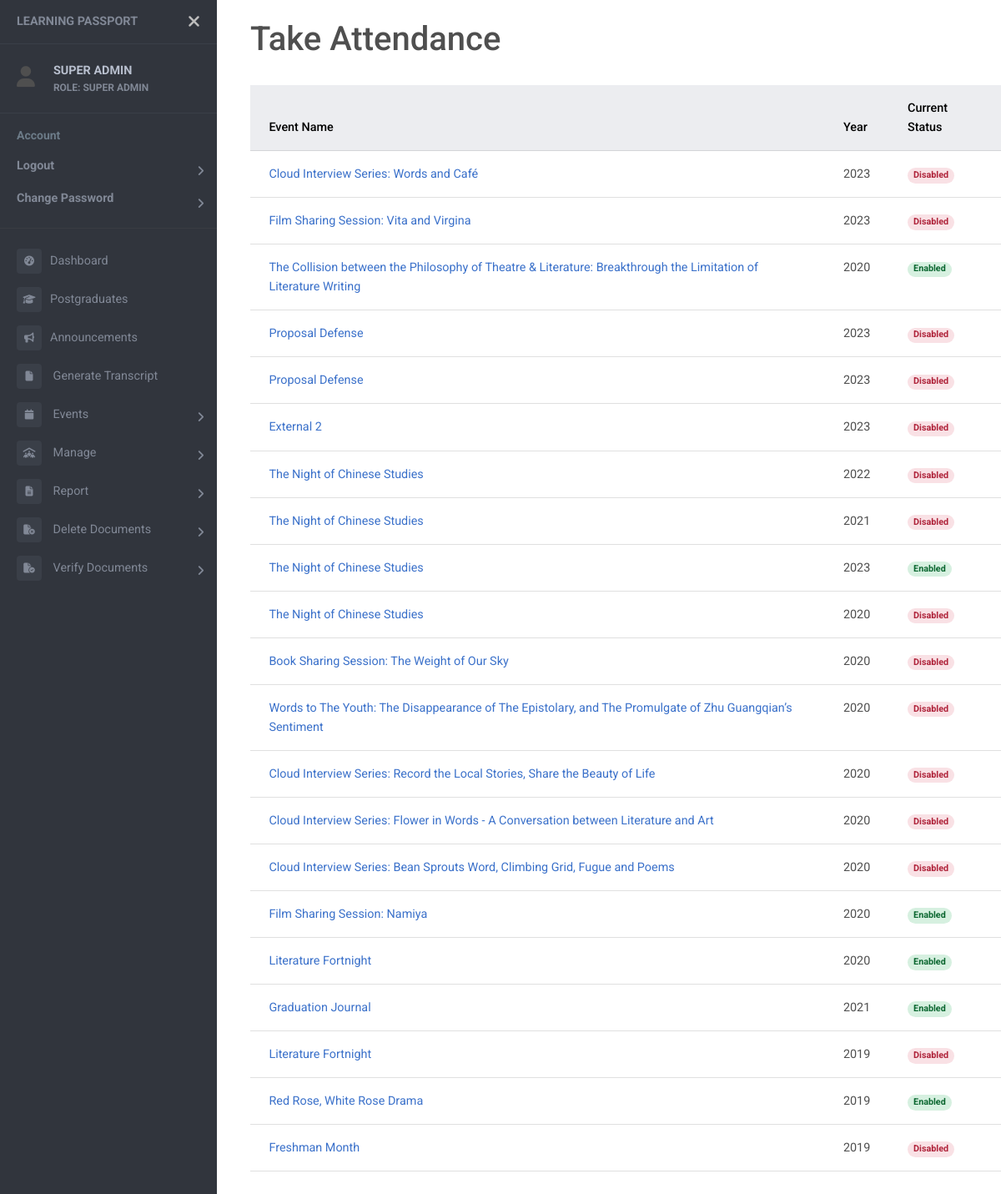
Before: /events/attendance (signed in) with the older database file.
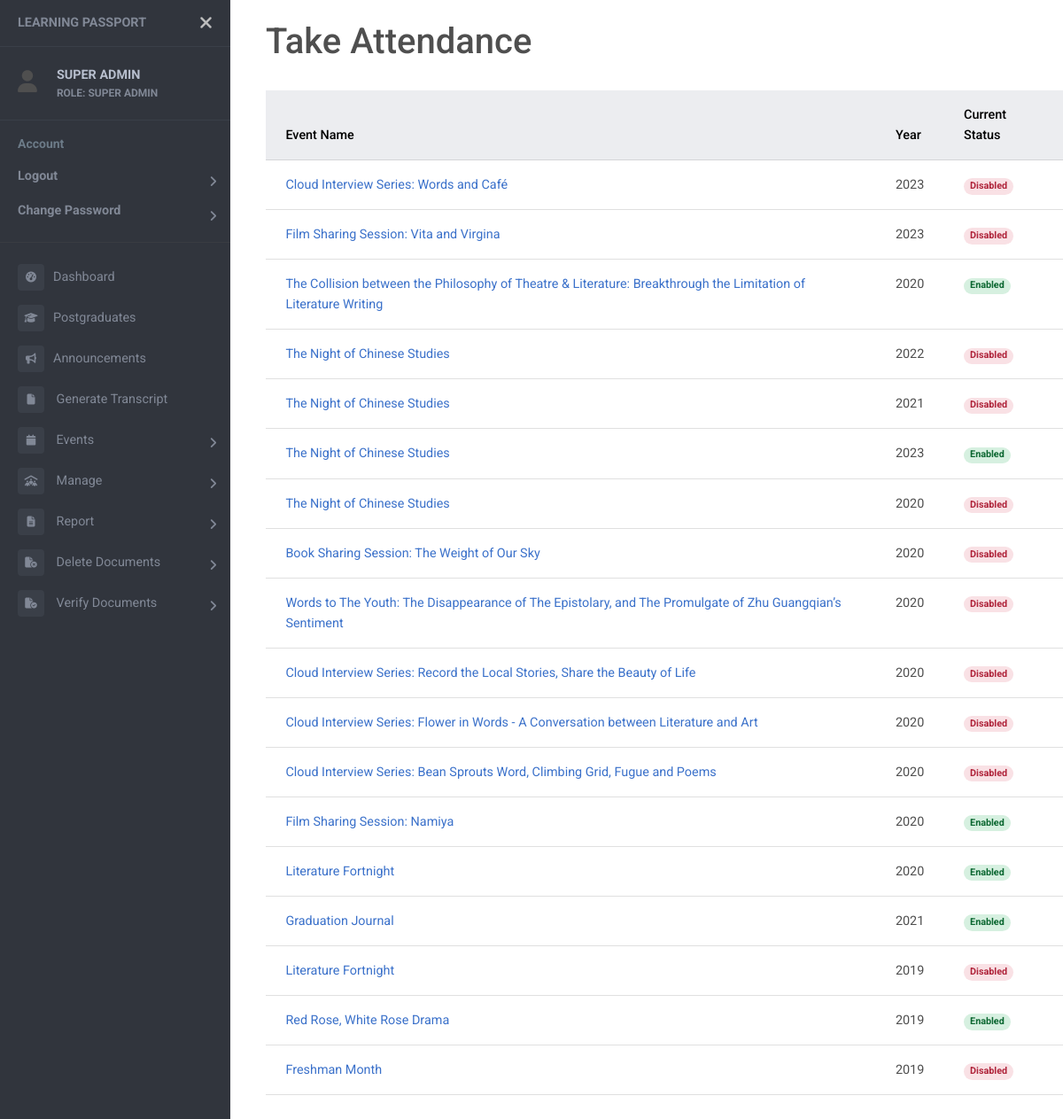
After: the same page with the newer database file.
### users/models.py (models this page shows)
class User(AbstractUser):
    objects = UserManager()
    email = models.EmailField('email adress', unique=True)
    USERNAME_FIELD = 'email'
    REQUIRED_FIELDS = []
    first_name = None
    last_name = None
    username = None
    full_name = models.CharField(max_length=50)
    name_chi = models.CharField(max_length=50, null=True)
    password = models.CharField(max_length=128)
    last_login = models.DateTimeField(auto_now=True)
    ROLES = (
        ("SUPER ADMIN", "SUPER ADMIN"),
        ("ADMIN", "ADMIN"),
        ("HEAD OF DEPARTMENT", "HEAD OF DEPARTMENT"),
        ("LECTURER", "LECTURER"),
        ("STUDENT", "STUDENT"),
    )
    role = models.CharField(max_length=20, choices=ROLES, default="STUDENT")
    is_active = models.BooleanField(default=True)
    contact = models.CharField(max_length=20, null=True)
    address = models.CharField(max_length=100, null=True)
    date_inactive = models.DateField(null=True)

### events/models.py (models this page shows)
class Events(models.Model):
    c_name = models.CharField(max_length=50, null=True)
    e_name = models.CharField(max_length=50)
    TYPE = (
        (1, 'Seminar/Talk'),
        (2, 'Conference'),
        (3, 'Proposal Defense'),
        (4, 'Candidature Defense'),
        (5, 'Welcome Week/Month'),
        (6, 'Chinese Studies Night'),
        (7, 'Workshop'),
        (8, 'Others'),
    )
    type = models.SmallIntegerField(choices=TYPE, null=True)
    start = models.DateTimeField(null=True)
    end = models.DateTimeField(null=True)
    year = models.IntegerField()
    venue = models.CharField(max_length=100, null=True)
    desc = models.CharField(max_length=200, null=True)
    internal = models.BooleanField()
    speaker = models.CharField(max_length=50, null=True)
    attendance = models.BooleanField(null=True)
    enable_attendance = models.BooleanField(null=True)
    file = models.FileField(upload_to='event_com/', null=True)
    filename = models.CharField(max_length=100, null=True)
    file_by = models.ForeignKey(Student, on_delete=models.SET_NULL, null=True)
    status = models.BooleanField(null=True)
    poster = models.FileField(upload_to='event_poster/', null=True)

### events/views.py (the view, shortened to what this page needs)
# urls.py: path('events/attendance', views.takeAttendanceView, name="attendance"),
@login_required
def takeAttendanceView (request):
    if request.user.role in 'STUDENT':
        events = list()
        student = Student.objects.get(user=request.user.id)
        parts = Event_Participants.objects.filter(student=student, registered=1)
        reg_events = list()
        current_time = datetime.now()
        for part in parts:
            print(part)
            start_time = part.event.start.replace(tzinfo=None) if part.event.start else None
            end_time = part.event.end.replace(tzinfo=None) if part.event.end else None
            if part.event.enable_attendance==1:
                events.append(part)
            elif start_time and end_time :
                if start_time <= current_time <= end_time and part.event.attendance==1:
                    events.append(part)
                else:
                    reg_events.append(part)
            else:
                    reg_events.append(part)
        print("Participation")
        print(parts)
        print("Event")
        print(events)
        context = {
            "events": events,
            "reg_events": reg_events,
            "page_name": "Registered Event"
        }
    elif request.user.role in 'SUPER ADMIN':
        all_event = Events.objects.order_by("-start")
        att_event = list()
        for event in all_event:
            current_time = datetime.now()
            start = event.start.replace(tzinfo=None) if event.start else None
            end = event.end.replace(tzinfo=None) if event.end else None
            if event.enable_attendance == 1:
                att_event.append(event)
            elif start and end:
                if start <= current_time <= end:
                    att_event.append(event)
        context = {
            "all_event": all_event,
            "att_event": att_event,
        }
    return render (request, "attendance.html", context)

### templates/attendance.html (shortened to what this page needs)
<!DOCTYPE html>
{% extends "sidebar.html" %}
{% block content %}
{% load static %}
<head>
  <link rel="stylesheet" href="{% static 'css/event_list.css' %}">
</head>
<h1>Take Attendance</h1>
<br />
{% if request.user.role in 'STUDENT' %}
{% for part in events %}
<br />
<div class="card">
  <a href="{% url 'event-detail' part.event.id %}">
    <div class="card-header">
      <strong>{% if part.event.c_name %}{{part.event.c_name}} <br> {% endif %} {{part.event.e_name}}</strong>
    </div>
  </a>
  <div class="card-body">
    Date: {{part.event.start.date}} <br />
    Venue: {{part.event.venue}}
  </div>
  {% if part.attendance != 1 and part.event.attendance == 1 %}
  <form method="POST">
    {% csrf_token %}
    <div class="card-footer">
      <input id="event_id" name="event_id" value="{{part.event.id}}" hidden />
      <button type="submit" class="btn btn-primary" name="attendance"
        onclick='return confirm("Confirm to take attendance for {{part.event.e_name}}?")'>
        Take Attendance
      </button>
    </div>
  </form>
  {% elif part.attendance == 1 %}
  <div class="card-footer">
    <input id="event_id" name="event_id" value="{{part.event.id}}" hidden />
    <button type="button" class="btn btn-primary" name="attendance" disabled>
      Attendance Submitted
    </button>
  </div>
  {% endif %}
</div>
{% endfor %}
{% for part in reg_events %}
<br />
<div class="card">
  <a href="{% url 'event-detail' part.event.id %}">
    <div class="card-header">
      <strong>{% if part.event.c_name %}{{part.event.c_name}}<br>{% endif %} {{part.event.e_name}}</strong>
    </div>
  </a>
  <div class="card-body">
    Date: {{part.event.start.date}} <br />
    Venue: {{part.event.venue}}
  </div>
  <div class="card-footer">
    {% if part.attendance == 1 %}
      <button type="button" class="btn btn-primary" name="attendance" disabled>
        Attendance Submitted
      </button>
    {% else %}
      {% if part.event.attendance == 1 %}
        <button type="button" class="btn btn-primary" name="attendance" disabled>
          Take Attendance
        </button>
      {% else %}
        <button type="button" class="btn btn-primary" name="attendance" disabled>
          Attendance Disabled
        </button>
      {% endif %}
      {% endif %}
  </div>
</div>
{% endfor %}
<br>
{% elif request.user.role in 'SUPER ADMIN' %}
<form method="POST">
  <table class="table table-responsive">
    <thead class="table-secondary">
      <tr>
        <th>Event Name</th>
        <th>Year</th>
        <th>Current Status</th>
      </tr>
    </thead>
    <tbody>
      {% for event in all_event %}
      <tr>
        <td><a href="{% url 'admin-attendance' event.id %}">{{event.e_name}}</a></td>
        <td>{{event.year}}</td>
        <td>
          {% if event in att_event %}
          <span class="badge rounded-pill badge-success">Enabled</span>
          {% else %}
          <span class="badge rounded-pill badge-danger">Disabled</span>
          {% endif %}
        </td>
      </tr>
      {% endfor %}
    </tbody>
  </table>
  <br>
</form>
{% endif %}
{% endblock %}

### templates/sidebar.html (shortened to what this page needs)
<!DOCTYPE html>
<html>
<head>
    {% load static %}
    <link rel="stylesheet" href="https://cdnjs.cloudflare.com/ajax/libs/font-awesome/6.4.2/css/all.min.css">
    <link rel="stylesheet" href="{% static 'css/event_list.css' %}">
    <link href="https://cdnjs.cloudflare.com/ajax/libs/mdb-ui-kit/6.4.1/mdb.min.css" rel="stylesheet" />
    <link href="https://fonts.cdnfonts.com/css/mona-sans" rel="stylesheet">
    <link rel="stylesheet" href="{% static 'css/sidebar.css' %}">
</head>
<body>
    <div class="page-wrapper chiller-theme toggled">
        <nav id="sidebar" class="sidebar-wrapper">
            <div class="sidebar-content">
                <div class="sidebar-brand">
                    <a href="#">Learning Passport</a>
                    <div id="close-sidebar">
                        <i class="fas fa-times"></i>
                    </div>
                </div>
                {% if request.user.is_authenticated %}
                <div class="sidebar-header">
                    <div style="display: flex; vertical-align: middle; align-items: center;">
                        <div>
                            <i class="fa fa-user" style="font-size:25px"></i>
                        </div>
                        <div class="user-info">
                            <span class="user-name">
                                <strong>{{ request.user.full_name }}</strong>
                            </span>
                            <span class="user-role">
                                <strong>ROLE: {{ request.user.get_role_display }}</strong>
                            </span>
                        </div>
                    </div>
                </div>
                {% endif %}
                <div class="sidebar-menu">
                    <ul>
                        <li class="header-menu">
                            <span>Account</span>
                            <ul id="userAction">
                                {% if request.user.is_authenticated %}
                                <li class="sidebar-dropdown">
                                    <a href="{% url 'logout' %}"><strong>Logout</strong></a>
                                </li>
                                <li class="sidebar-dropdown">
                                    <a href="{% url 'change-password' %}"><strong>Change Password</strong></a>
                                </li>
                                <hr>
                                {% else %}
                                <li class="sidebar-dropdown">
                                    <a href="{% url 'login' %}"><strong>Login</strong></a>
                                </li>
                                {% endif %}
                            </ul>
                        </li>
                        {% if request.user.is_authenticated %}
                        <li class="sidebar-item">
                            <a href="{% url 'dashboard' %}"><i class="fa-solid fa-tachometer-alt"></i>Dashboard</a>
                        </li>
                        {% if not 'STUDENT' in request.user.role %}
                        <li class="sidebar-item">
                            <a href="{% url 'postgrad' %}"><i class="fa-solid fa-graduation-cap"></i>Postgraduates</a>
                        </li>
                        {% endif %}
                        <li class="sidebar-item">
                            <a href="{% url 'announcements' %}"><i class="fa-solid fa-bullhorn"></i>Announcements</a>
                        </li>
                        <li class="sidebar-item">
                            <a href="{% url 'generate-transcript' request.user.id %}"><i class="fa-solid fa-file"></i>
                                <span>Generate Transcript</span>
                            </a>
                        </li>
                        <li class="sidebar-dropdown">
                            <a href="#">
                                <i class="fa fa-calendar"></i>
                                <span>Events</span>
                            </a>
                        </li>
                        {% if request.user.role in 'SUPER ADMIN' %}
                        <li class="sidebar-dropdown">
                            <a href="#">
                                <i class="fa-solid fa-people-roof"></i>
                                <span>Manage</span>
                            </a>
                        </li>
                        <li class="sidebar-dropdown">
                            <a href="#">
                                <i class="fa-solid fa-file-lines"></i>
                                <span>Report</span>
                            </a>
                        </li>
                        <li class="sidebar-dropdown">
                            <a href="#">
                                <i class="fa-solid fa-file-circle-xmark"></i>
                                <span>Delete Documents</span>
                            </a>
                        </li>
                        {% endif %}
                        {% if 'STUDENT' in request.user.get_role_display %}
                        <li class="sidebar-dropdown">
                            <a href="#">
                                <i class="fa-solid fa-file-arrow-up"></i>
                                <span>Upload Documents</span>
                            </a>
                            <div class="sidebar-submenu">
                                <ul>
                                    <li>
                                        <a href="{% url 'upload-event' %}">Curricular Event Comittee </a>
                                    </li>
                                    <li>
                                        <a href="{% url 'upload-other' %}">Co-curricular Awards</a>
                                    </li>
                                    <li>
                                        <a href="{% url 'upload-org' %}">Organisation Comittee</a>
                                    </li>
                                    <li>
                                        <a href="{% url 'upload-article' %}">Article</a>
                                    </li>
                                </ul>
                            </div>
                        </li>
                        {% elif 'ADMIN' in request.user.get_role_display %}
                        <li class="sidebar-dropdown">
                            <a href="#">
                                <i class="fa-solid fa-file-circle-check"></i>
                                <span>Verify Documents</span>
                            </a>
                        </li>
                        {% endif %}
                        {% endif %}
                    </ul>
                </div>
            </div>
        </nav>
        <main class="page-content">
            <br>
            <div class="container-fluid">
                {% block content %}{% endblock %}
            </div>
        </main>
    </div>
</body>
</html>

Changed rows visible on the page:
removed Events: e_name "Proposal Defense", year "2023", shows "Disabled"
removed Events: e_name "Proposal Defense", year "2023", shows "Disabled"
removed Events: e_name "External 2", year "2023", shows "Disabled"
